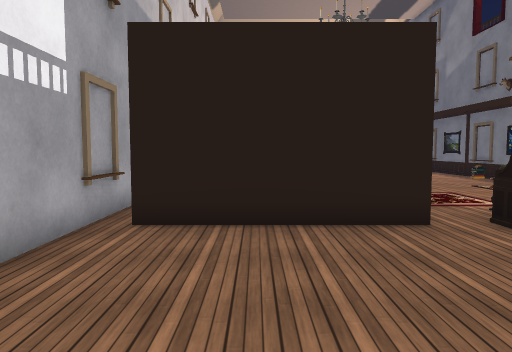
[1] (above)

16 first-person views from a walk through a scene from a Unity 3-D project. The camera is 1.5 m above the floor, tilts 4° down and sees 70° across. The floor is counted in squares, 1 m on a side. Each view is taken from the middle of a square. On the plan, view 1 faces up. The plan holds only what a view shows up to about 16 squares ahead; the rest is blank. The place goes on beyond the plan. The player is left out. Door leaves are left out, so doorways stand open. Some surface patterns are stand-ins.

[2]
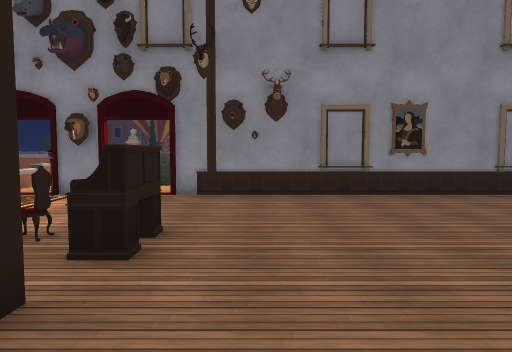

[3]
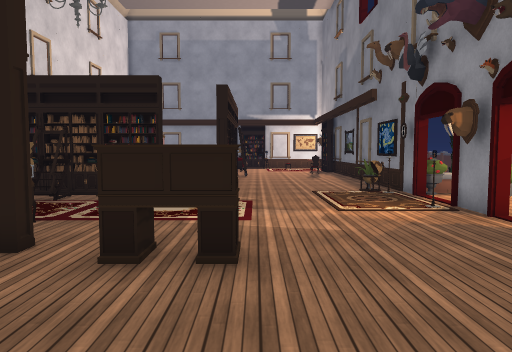

[4]
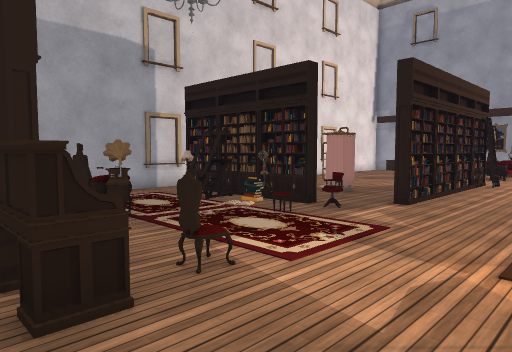

[5]
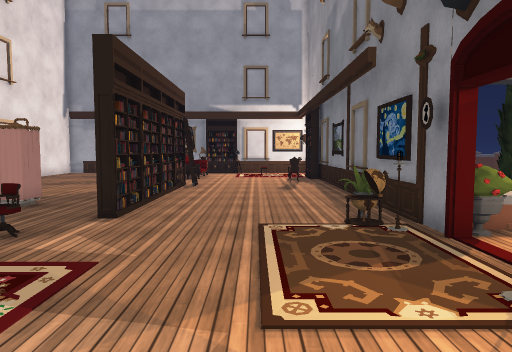

[6]
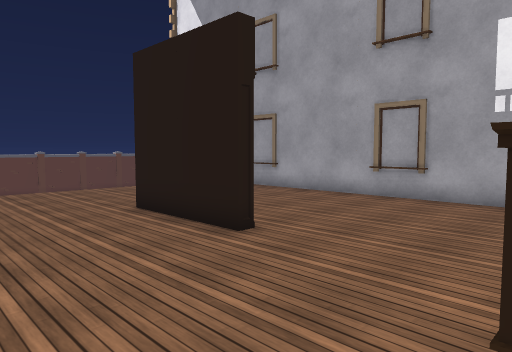

[7]
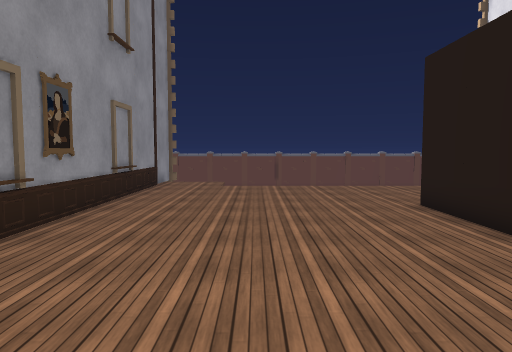

[8]
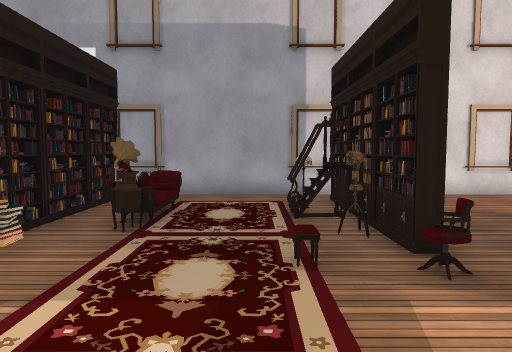

[9]
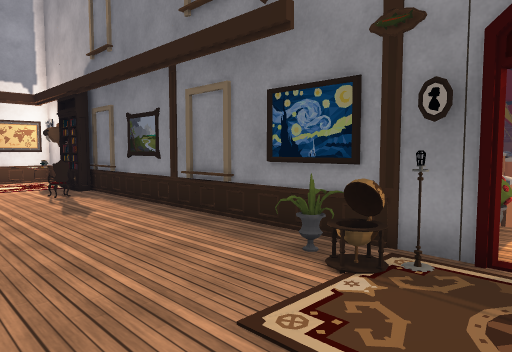

[10]
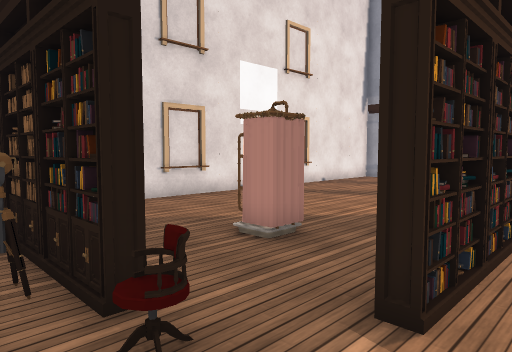

[11]
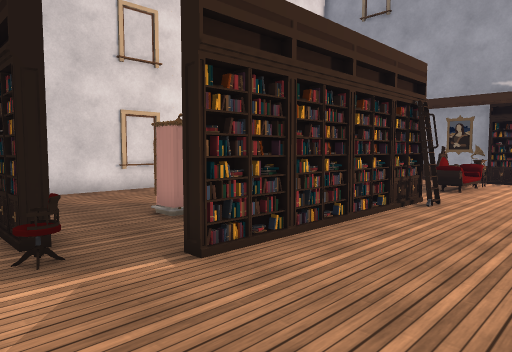

[12]
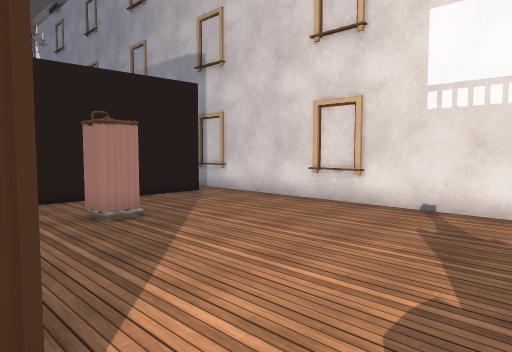

[13]
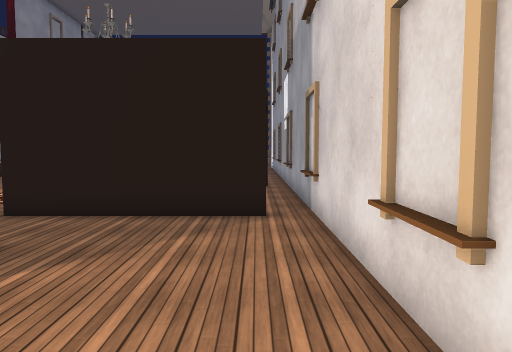

[14]
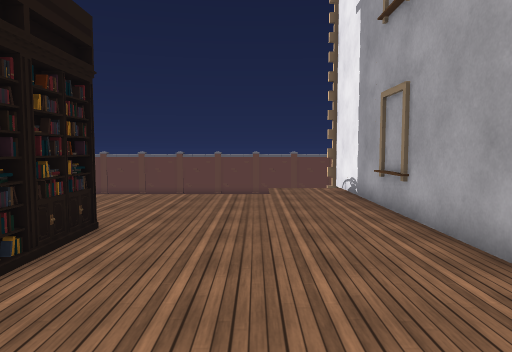

[15]
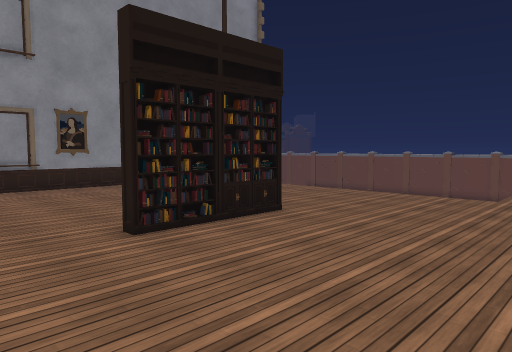

[16]
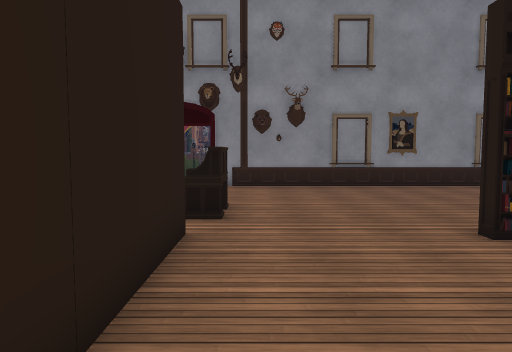

### Floor plan
Points are (right, up) in squares from view 1. A wall is a line through its corners. A room is listed if a view was taken in it or the views show most of it. See-through windows are left out.
Room 1 (views 1, 2, 3, 4, 5, 6, 7, 8, 9, 10, 11, 12, 13, 14, 15, 16)
walls: (1, 13.9) (0.2, 13.9) (0.2, 12.8); (1, 14) (1, 12.8); (-3.3, 9) (-3.3, 7.1); (-3.3, 14.9) (-3.3, 13); (12.4, 10.1) (12.4, 12); (12.4, 14) (12.4, 26.5); (-3.3, 2.9) (-3.3, 1.1); (-3.3, 21) (-3.3, 19); (12.4, 0.5) (12.4, 8); (12.4, -3.5) (12.4, -0.5)
low walls: (1, 12.8) (0.6, 12.8); (12.2, 19) (12.2, 20.9); (12.2, 1) (12.2, 2.9)
ways out: open door at (12.4, 9.2); open door at (12.5, 2); open door at (12.5, 20); open door at (13, 12.5)
objects: other object (-2, 7) to (-1, 8); other object (-2, 14) to (-1, 15); other object (-1, 9) to (-1, 10); other object (0, 7) to (1, 8); other object (0, 9) to (2, 9); other object (0, 14) to (2, 15); other object (1, 10); other object (2, 7) to (3, 8); other object (2, 10); other object (2, 18) to (3, 18); other object (3, -2) to (3, 0); other object (3, 1) to (3, 2); other object (3, 14) to (4, 15); other object (4, 14); other object (5, 7) to (7, 7); other object (6, 9); other object (6, 10); other object (6, 16) to (6, 18); other object (6, 19) to (6, 20); other object (6, 21) to (6, 22); other object (6, 23) to (6, 24); other object (11, 15) to (12, 15); other object (11, 16) to (12, 16); other object (11, 26); other object (12, 11)

Where each view was taken, in squares from view 1:
view 1: 0 up, 0 right, facing up
view 2: 5 up, 0 right, facing right
view 3: 2 up, 7 right, facing up
view 4: 6 up, 10 right, facing up-left
view 5: 8 up, 9 right, facing up
view 6: 7 up, 8 right, facing down-left
view 7: 8 up, 8 right, facing down
view 8: 12 up, 9 right, facing left
view 9: 13 up, 7 right, facing up-right
view 10: 13 up, 7 right, facing up-left
view 11: 13 up, 10 right, facing up-left
view 12: 26 up, 6 right, facing down-left
view 13: 23 up, 2 left, facing down
view 14: 5 up, 0 right, facing down
view 15: 5 up, 3 left, facing down-right
view 16: 6 up, 3 left, facing right
